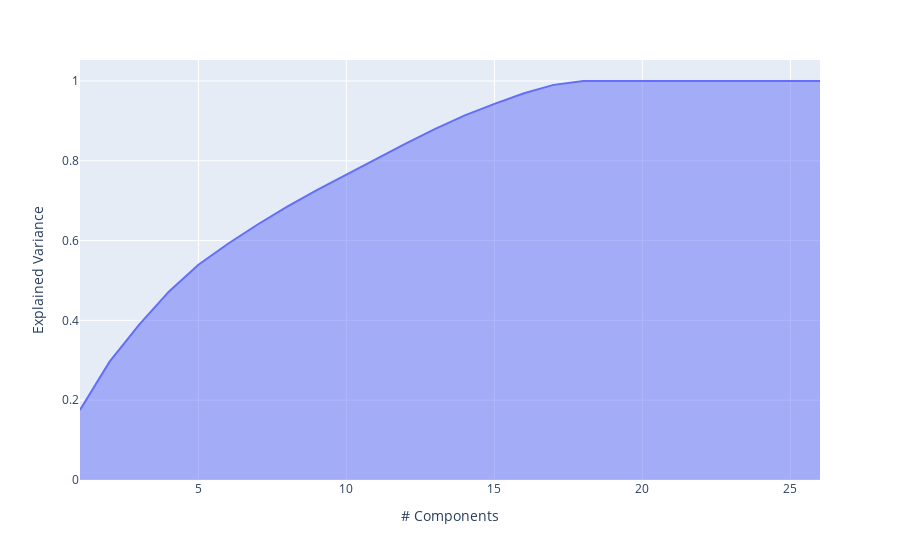

The code cell stored with this chart in its notebook:
### Code cell
px.area(
    x=range(1, cumsum.shape[0] + 1),
    y=cumsum,
    labels={"x": "# Components", "y": "Explained Variance"}
)

### Figure 1 — Plotly figure (JSON) as saved in the notebook; plotly's stock layout.template omitted (floating-point values rounded to 4 significant figures)
{"data": [{"fillpattern": {"shape": ""}, "hovertemplate": "# Components=%{x}<br>Explained Variance=%{y}<extra></extra>", "legendgroup": "", "line": {"color": "#636efa"}, "marker": {"symbol": "circle"}, "mode": "lines", "name": "", "orientation": "v", "showlegend": false, "stackgroup": "1", "type": "scatter", "x": [1, 2, 3, 4, 5, 6, 7, 8, 9, 10, 11, 12, 13, 14, 15, 16, 17, 18, 19, 20, 21, 22, 23, 24, 25, 26], "xaxis": "x", "y": [0.1755, 0.2966, 0.3892, 0.472, 0.5394, 0.5922, 0.6404, 0.6853, 0.7265, 0.766, 0.8046, 0.8431, 0.88, 0.9137, 0.9426, 0.9694, 0.9903, 1, 1, 1, 1, 1, 1, 1, 1, 1], "yaxis": "y"}], "layout": {"legend": {"tracegroupgap": 0}, "margin": {"t": 60}, "xaxis": {"anchor": "y", "domain": [0, 1], "title": {"text": "# Components"}}, "yaxis": {"anchor": "x", "domain": [0, 1], "title": {"text": "Explained Variance"}}}}
